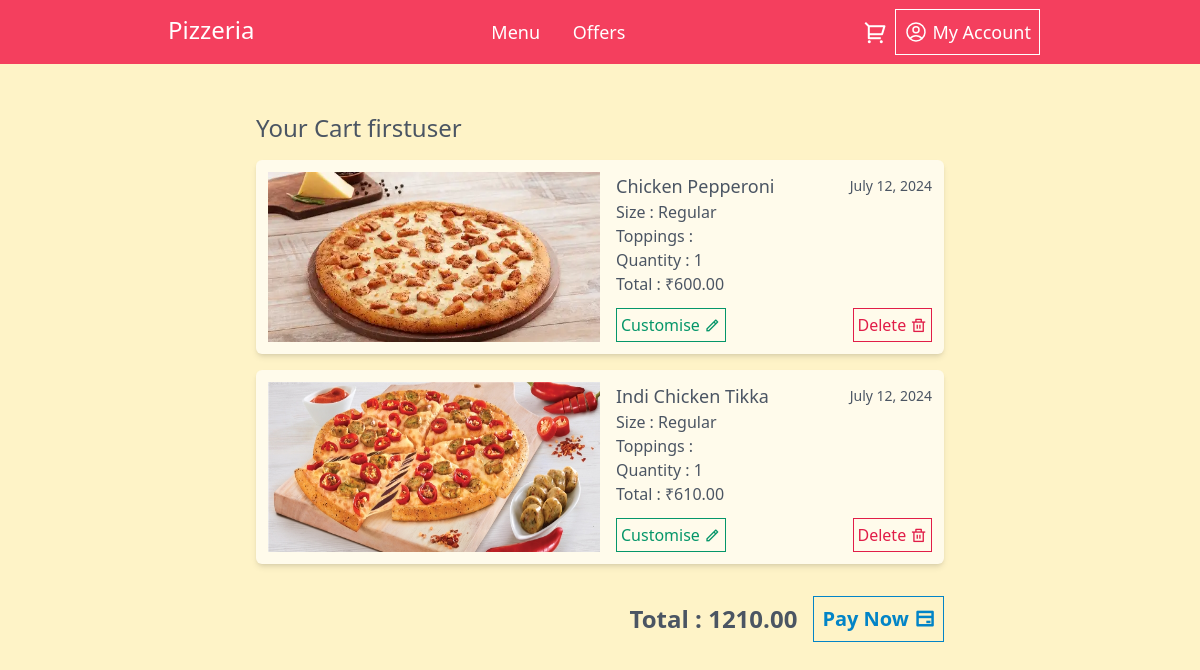
The page /cart_view/ (signed in) on the database its author committed.
### orders/models.py (models this page shows)
class BaseModel(models.Model):
    uid = models.UUIDField(default=uuid.uuid4, editable=False, primary_key=True)
    created_at = models.DateTimeField(default=timezone.now)
    updated_at = models.DateTimeField(default=timezone.now)
    class Meta:
        abstract = True

class OrderItem(BaseModel):
    order = models.ForeignKey(CustomerOrder, related_name='items', on_delete=models.CASCADE)
    pizza = models.ForeignKey(Pizza, on_delete=models.CASCADE)
    size = models.ForeignKey(Size, on_delete=models.CASCADE)
    topping = models.ManyToManyField(Topping, blank=True)
    quantity = models.PositiveIntegerField()
    price = models.DecimalField(max_digits=7, decimal_places=2)

class Pizza(BaseModel):
    CATEGORY_CHOICE = [
        ('Veg', 'Veg'), ('Non-Veg', 'Non-Veg')
    ]
    name = models.CharField(max_length=100)
    description = models.TextField()
    pizza_image = models.ImageField(upload_to="pizza_image/", null=True)
    category = models.CharField(max_length=20, choices=CATEGORY_CHOICE)
    price = models.DecimalField(max_digits=6, decimal_places=2)
    available = models.BooleanField(default=True)

class Size(BaseModel):
    size = models.CharField(max_length=20)
    slices = models.PositiveIntegerField(null=True)
    price = models.DecimalField(max_digits=5, decimal_places=2)

class CustomerOrder(BaseModel):
    STATUS_CHOICES = [
        ('Pending', 'Pending'), ('Completed', 'Completed')
    ]
    user = models.ForeignKey(User, null=True, blank=True, on_delete=models.SET_NULL)
    status = models.CharField(max_length=20, choices=STATUS_CHOICES, default='Pending')
    payment_request_id = models.CharField(max_length=255, blank=True, null=True)
    item_in_cart = models.IntegerField(blank=True, null=True)
    total_amount = models.DecimalField(max_digits=8, decimal_places=2, null=True)

### orders/views.py (the view)
# urls.py: path('cart_view/', cart_view, name='cart_view'),
def cart_view(request):
    customer_orders = CustomerOrder.objects.filter(user = request.user, status = 'Pending').first()
    order_count = OrderItem.objects.filter(order=customer_orders).count()
    select_size = Size.objects.all()
    select_veg_top = Topping.objects.filter(category='Veg')
    select_non_top = Topping.objects.filter(category='Non-Veg')
    if customer_orders:
        items = OrderItem.objects.filter(order = customer_orders).order_by('-created_at')
        order_total = sum(item.price for item in items)
        customer_orders.total_amount = order_total
        customer_orders.item_in_cart = order_count
        customer_orders.save()
    else:
        items = []
        order_total = 0
    return render(request, 'cart.html', {'items':items, 'order_total':order_total, 'select_size':select_size, 'select_veg_top':select_veg_top, 'select_non_top':select_non_top})

### templates/cart.html (shortened to what this page needs)
{% extends 'base.html' %}
{% block main %}
<div class="lg:mx-56">
    <h2 class="text-2xl font-medium text-gray-600">Your Cart {{ request.user }}</h2>
    {% if items %}
        {% for item in items %}
            <div class="bg-amber-50 p-3 rounded-md my-4 shadow-md">
                <div class="grid md:grid-cols-2 space-x-4">
                    <div class="">
                        <img src="{{ item.pizza.pizza_image.url }}" class="h-full w-full" alt="">
                    </div>
                    <div class="mt-2 md:my-0">
                        <div class="text-gray-600 font-medium">
                            <div class="flex items-center justify-between">
                                <h3 class="text-lg">{{ item.pizza.name }}</h3>
                                <h3 class="text-sm">{{ item.created_at|date:"F j, Y"}}</h3>
                            </div>
                            <div id="saved-{{item.uid}}" class="">
                                <h3>Size : {{ item.size.size }}</h3>
                                <h3>Toppings :
                                </h3>
                                <h3>Quantity : {{ item.quantity }}</h3>
                                <h3>Total : ₹{{ item.price }}</h3>
                            </div>
                        </div>
                        <div class="mt-3 flex items-center justify-between">
                            <a href="{% url 'customize_cart' item.uid %}" id="customizeBtn-{{item.uid}}" class="border p-1 border-emerald-600 text-emerald-600 hover:bg-emerald-600 hover:text-white" >Customise <i class="ri-pencil-line"></i> </a>
                            <a href="{% url 'delete_cart_item' item.uid %}" class="border p-1 border-rose-600 text-rose-600 hover:bg-rose-600 hover:text-white" >Delete <i class="ri-delete-bin-line"></i> </a>
                        </div>
                    </div>
                </div>
            </div>
            {% endfor %}
            <div class="flex items-center float-right space-x-4 mt-4 mb-10">
                <h2 class="text-2xl font-bold text-gray-600">Total : {{ order_total }}</h2>
                <a href="{% url 'order_payment' %}" class="border p-2 text-xl font-semibold border-sky-600 text-sky-600 hover:bg-sky-600 hover:text-white" >Pay Now <i class="ri-bank-card-line"></i> </a>
            </div>
    {% else %}
        <h2>No items in the cart</h2>
    {% endif %}
</div>
{% endblock %}

### rows shown on the page
OrderItem: pizza.pizza_image (picture), pizza.name "Chicken Pepperoni", created_at "July 12, 2024", size.size "Regular", quantity "1", price "600.00"
OrderItem: pizza.pizza_image (picture), pizza.name "Indi Chicken Tikka", created_at "July 12, 2024", size.size "Regular", quantity "1", price "610.00"
CustomerOrder: total_amount "1210.00"

### other values the page prints
{{ request.user }} "firstuser"
